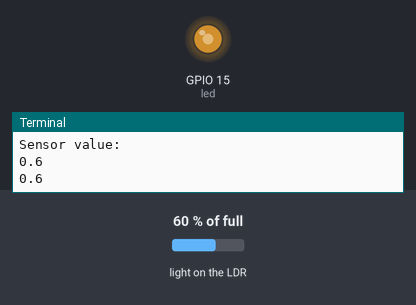
The program below on a simulated Raspberry Pi (BCM pin numbers). On the bench: output pins drawn as LEDs (lit = HIGH), the last lines printed to the terminal. Inputs (shaded band) come from the test bench; at power-on: light on the LDR 60 % of full.

Above: at 1.2 s.
1.3 s: light on the LDR set to 2 % of full
At 1.45 s:
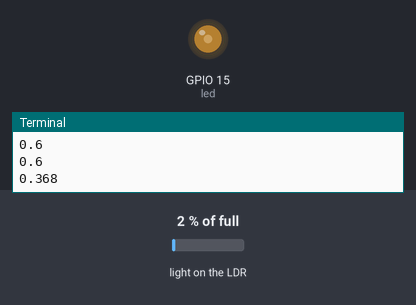
At 2.5 s:
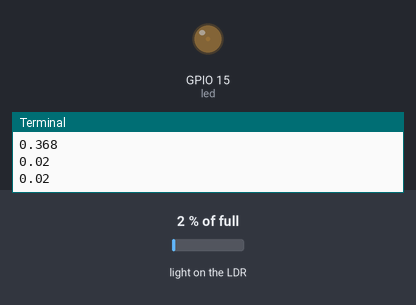
3.2 s: light on the LDR set to 98 % of full
At 4.1 s:
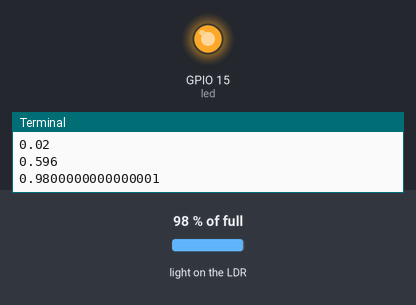
Timing chart, 0 to 6.2 s (numbered marks = the images above; inputs shaded):
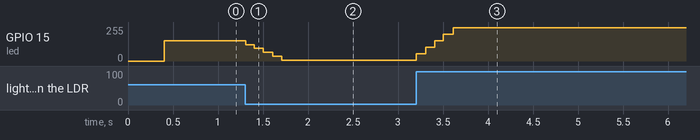

The program:

lightres_and_led.py
```python
#!/usr/bin/env python3
#
#  auth: rbw
#  date: 20210312
#  desc:
#
#- - - - - - - - - - - - - - - - - - - - - - - - - - - - - - - - - - - - - - - -
from gpiozero import LightSensor, PWMLED
import time

LDR_PIN=14
LED_PIN=15
print ("Control pin for lightResistor is [%s], and +ve for LED pin is [%s]." % (LDR_PIN, LED_PIN))

sensor = LightSensor(LDR_PIN)
led = PWMLED(LED_PIN)


led.source = sensor

print ("Starting...")
try:
    print ("Sensor value:")
    while True:
        print(sensor.value)
        time.sleep(.5)

except KeyboardInterrupt:
    print("Finish...")


#- - - - - - - - - - - - - - - - - - - - - - - - - - - - - - - - - - - - - - - -
#//EOF
```

Measured:
- after the input at 1.3 s, GPIO 15 (led): moves from 153/255 to 5/255 over 0.40 s, starting at once
- after the input at 3.2 s, GPIO 15 (led): moves from 5/255 to 250/255 over 0.41 s, starting at once
